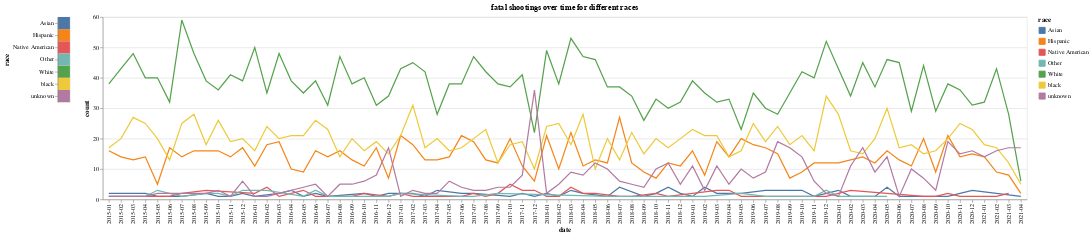

This figure's notebook cell:
### Code cell
races_1=pd.DataFrame({"race":list(list_races)})

selection = alt.selection_multi(fields=['race'])
color = alt.condition(selection, alt.Color('race:N'), alt.value('lightgray'))

selector1 = alt.Chart(races_1).mark_rect().encode(y='race', color=color).add_selection(selection)
selector2 = alt.Chart(races,title="fatal shootings over time for different races").mark_line().encode(x='date', y="count", color='race').transform_filter(selection)

selector1 | selector2

### Figure 1 — Vega-Lite specification as saved in the notebook (floating-point values rounded to 4 significant figures; data arrays with more than 128 entries replaced by an {"elided": "..."} marker saying what was removed)
{"config": {"view": {"continuousWidth": 400, "continuousHeight": 300}}, "hconcat": [{"data": {"name": "data-287706fed63695a554f81e18b8df03f2"}, "mark": "rect", "encoding": {"color": {"condition": {"type": "nominal", "field": "race", "selection": "selector019"}, "value": "lightgray"}, "y": {"type": "nominal", "field": "race"}}, "selection": {"selector019": {"type": "multi", "fields": ["race"]}}}, {"data": {"name": "data-90f68a8a534b25fb1df5941098c1ec5d"}, "mark": "line", "encoding": {"color": {"type": "nominal", "field": "race"}, "x": {"type": "nominal", "field": "date"}, "y": {"type": "quantitative", "field": "count"}}, "title": "fatal shootings over time for different races", "transform": [{"filter": {"selection": "selector019"}}]}], "$schema": "https://vega.github.io/schema/vega-lite/v4.8.1.json", "datasets": {"data-287706fed63695a554f81e18b8df03f2": [{"race": "Hispanic"}, {"race": "White"}, {"race": "black"}, {"race": "unknown"}, {"race": "Asian"}, {"race": "Native American"}, {"race": "Other"}], "data-90f68a8a534b25fb1df5941098c1ec5d": {"elided": "441 records"}}}
